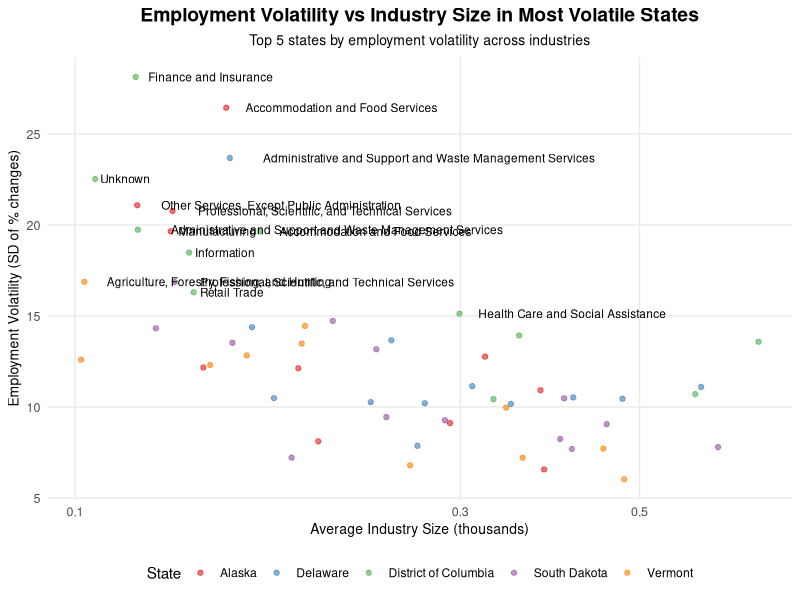
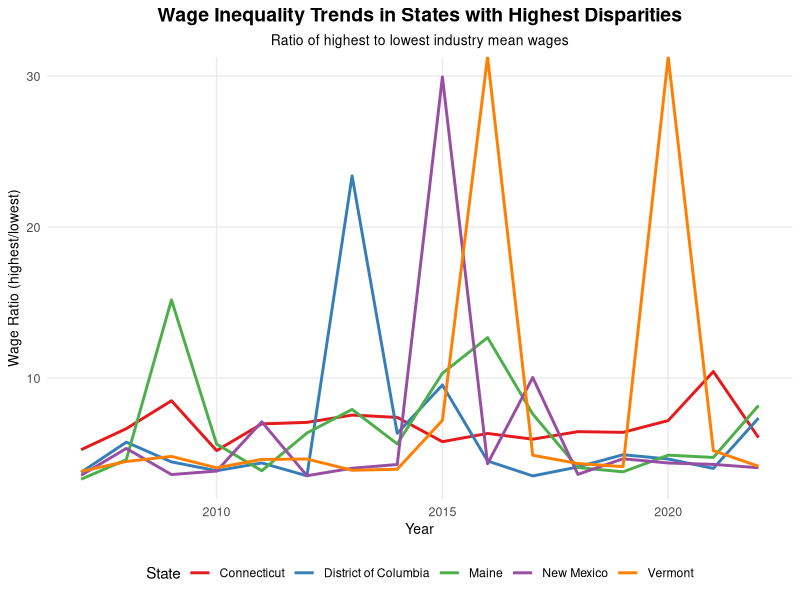
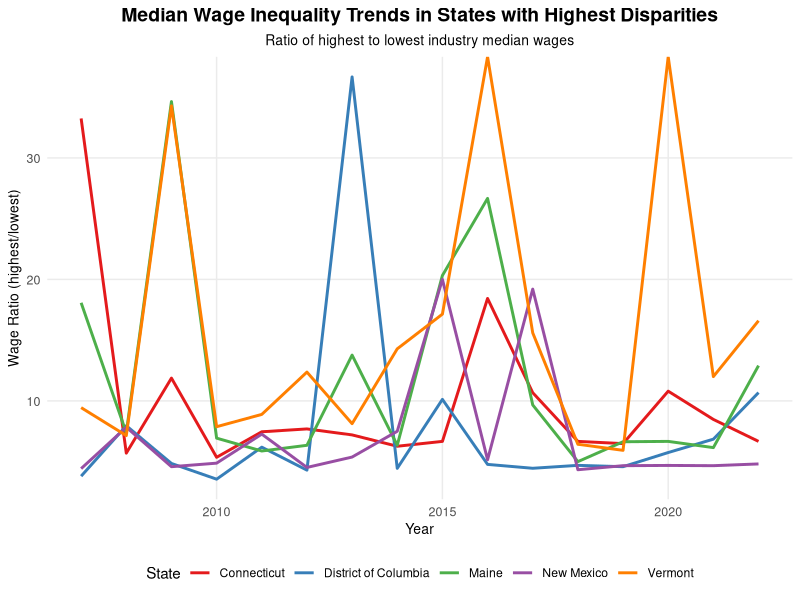
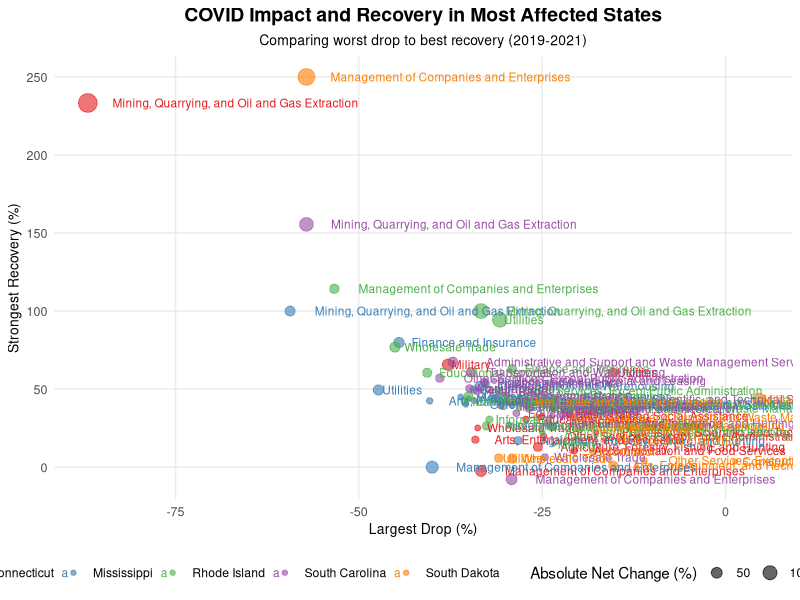
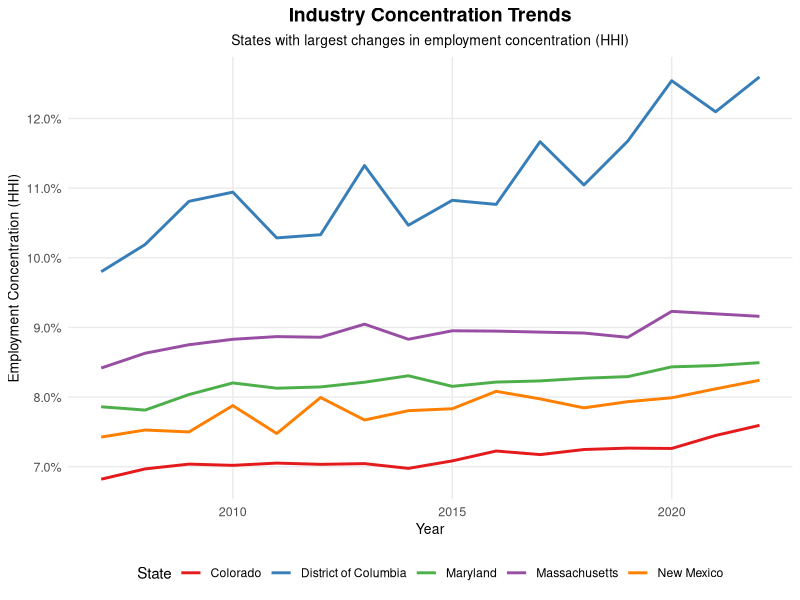
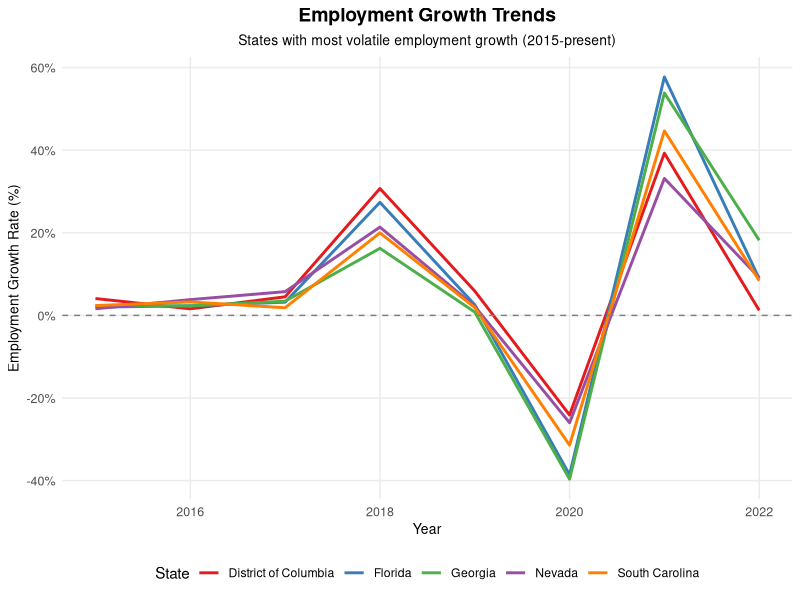
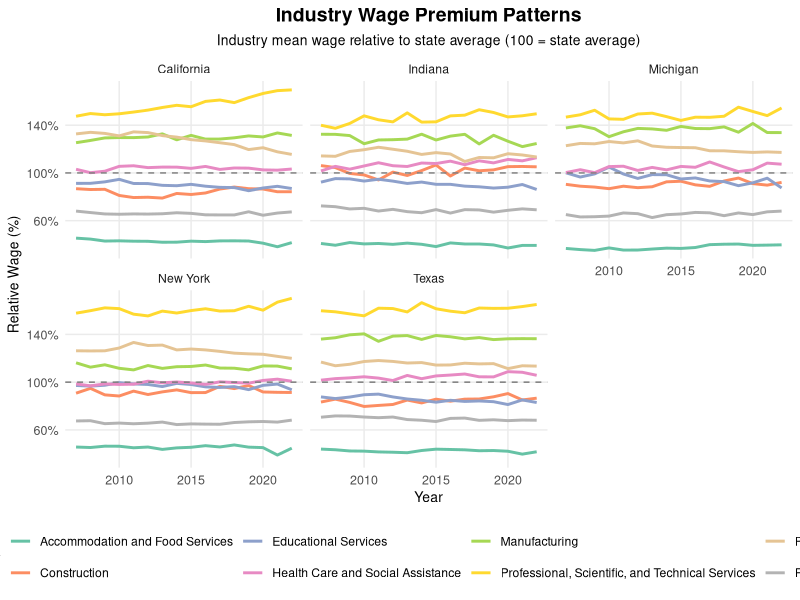
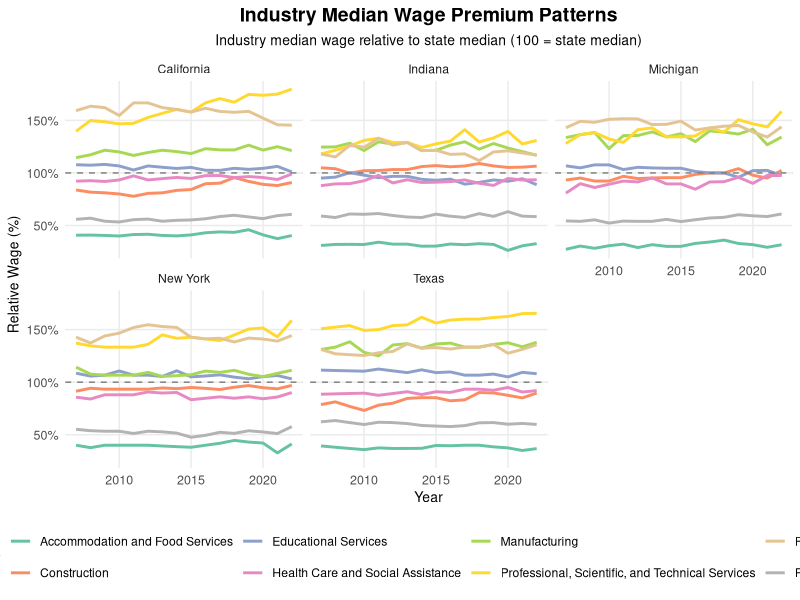

Reproduce these figures in R, in order.
# Load required libraries
library(dplyr)
library(ggplot2)
library(readr)
library(scales)
library(zoo)  # For rolling calculations

# Read the CSV files
industry_emp <- read_csv("output/all_states_industry_employment.csv", show_col_types = FALSE)
wages <- read_csv("output/all_states_wage_bill.csv", show_col_types = FALSE)
emp_changes <- read_csv("output/all_states_employment_changes.csv", show_col_types = FALSE)

# Create clean theme
clean_theme <- theme_minimal() +
  theme(
    plot.title = element_text(size = 14, face = "bold", hjust = 0.5),
    plot.subtitle = element_text(size = 10, hjust = 0.5),
    panel.grid.minor = element_blank(),
    panel.background = element_rect(fill = "white", color = NA),
    plot.background = element_rect(fill = "white", color = NA),
    legend.background = element_rect(fill = "white", color = NA),
    legend.position = "bottom",
    legend.box = "horizontal",
    axis.text = element_text(size = 9),
    axis.title = element_text(size = 10)
  )

# Helper functions to identify interesting states
get_most_volatile_states <- function(data, n = 5) {
  data %>%
    group_by(state_name) %>%
    arrange(YEAR) %>%
    mutate(
      rolling_vol = rollapply(pct_change, 
                            width = 4, 
                            FUN = function(x) sd(x, na.rm = TRUE),
                            fill = NA, align = "right")
    ) %>%
    summarise(
      volatility = mean(rolling_vol, na.rm = TRUE),
      n_obs = n()
    ) %>%
    filter(n_obs >= 20) %>%
    arrange(desc(volatility)) %>%
    head(n) %>%
    pull(state_name)
}

get_highest_wage_inequality_states <- function(data, n = 5) {
  data %>%
    group_by(YEAR, state_name) %>%
    summarise(
      wage_ratio = max(mean_wage, na.rm = TRUE) / min(mean_wage, na.rm = TRUE),
      n_industries = n(),
      .groups = 'drop'
    ) %>%
    filter(n_industries >= 5) %>%  # Ensure enough industries
    group_by(state_name) %>%
    summarise(avg_ratio = mean(wage_ratio)) %>%
    arrange(desc(avg_ratio)) %>%
    head(n) %>%
    pull(state_name)
}

get_largest_covid_impact_states <- function(data, n = 5) {
  data %>%
    filter(YEAR == 2020) %>%
    group_by(state_name) %>%
    summarise(
      max_drop = min(pct_change, na.rm = TRUE),
      n_industries = n()
    ) %>%
    filter(n_industries >= 5) %>%  # Ensure enough industries
    arrange(max_drop) %>%
    head(n) %>%
    pull(state_name)
}

# Get interesting states for different visualizations
volatile_states <- get_most_volatile_states(emp_changes)
inequality_states <- get_highest_wage_inequality_states(wages)
covid_impact_states <- get_largest_covid_impact_states(emp_changes)

# Create PDF
pdf("output/graphs.pdf", width = 11, height = 8.5)

# 1. Employment Volatility Analysis
cat("Creating employment volatility plot...\n")

# Debug prints
print("Volatile states:")
print(volatile_states)

print("Sample of emp_changes data:")
print(head(emp_changes))

filtered_data <- emp_changes %>%
  filter(state_name %in% volatile_states) %>%
  group_by(state_name, industry_name) %>%
  filter(n() >= 10) %>%
  summarise(
    volatility = sd(pct_change, na.rm = TRUE),
    mean_size = mean(workers, na.rm = TRUE),
    n_obs = n(),
    .groups = 'drop'
  ) %>%
  filter(
    mean_size > 100,  # Lowered from 1000 to 100
    volatility > 0,
    !is.na(volatility)
  )

print("Final data for plotting:")
print(head(filtered_data))

ggplot(filtered_data, aes(x = mean_size/1000, y = volatility)) +
  geom_point(aes(color = state_name), alpha = 0.6) +
  geom_text(aes(label = ifelse(volatility > 15, industry_name, "")), 
            size = 3, hjust = -0.1) +
  scale_x_log10(labels = comma) +
  scale_color_brewer(palette = "Set1") +
  clean_theme +
  labs(title = "Employment Volatility vs Industry Size in Most Volatile States",
       subtitle = "Top 5 states by employment volatility across industries",
       y = "Employment Volatility (SD of % changes)",
       x = "Average Industry Size (thousands)",
       color = "State")

# 2. Wage Inequality Analysis
cat("Creating wage inequality plot...\n")
wages %>%
  filter(state_name %in% inequality_states) %>%
  group_by(YEAR, state_name) %>%
  summarise(
    wage_ratio = max(mean_wage) / min(mean_wage),
    n_industries = n(),
    .groups = 'drop'
  ) %>%
  filter(n_industries >= 5) %>%  # Ensure enough industries
  ggplot(aes(x = YEAR, y = wage_ratio, color = state_name)) +
  geom_line(linewidth = 1) +
  scale_y_continuous(labels = comma) +
  scale_color_brewer(palette = "Set1") +
  clean_theme +
  labs(title = "Wage Inequality Trends in States with Highest Disparities",
       subtitle = "Ratio of highest to lowest industry mean wages",
       y = "Wage Ratio (highest/lowest)",
       x = "Year",
       color = "State")

# Median Wage Inequality Analysis
wages %>%
  filter(state_name %in% inequality_states) %>%
  group_by(YEAR, state_name) %>%
  summarise(
    wage_ratio = max(median_wage) / min(median_wage),
    n_industries = n(),
    .groups = 'drop'
  ) %>%
  filter(n_industries >= 5) %>%  # Ensure enough industries
  ggplot(aes(x = YEAR, y = wage_ratio, color = state_name)) +
  geom_line(linewidth = 1) +
  scale_y_continuous(labels = comma) +
  scale_color_brewer(palette = "Set1") +
  clean_theme +
  labs(title = "Median Wage Inequality Trends in States with Highest Disparities",
       subtitle = "Ratio of highest to lowest industry median wages",
       y = "Wage Ratio (highest/lowest)",
       x = "Year",
       color = "State")

# 3. COVID Impact Analysis
cat("Creating COVID impact plot...\n")
emp_changes %>%
  filter(
    state_name %in% covid_impact_states,
    YEAR >= 2019, 
    YEAR <= 2021
  ) %>%
  group_by(state_name, industry_name) %>%
  summarise(
    covid_drop = min(pct_change),
    recovery = max(pct_change),
    net_change = sum(pct_change),
    n_obs = n(),
    .groups = 'drop'
  ) %>%
  filter(
    abs(net_change) > 5,
    n_obs >= 3  # Ensure data for all COVID period
  ) %>%
  ggplot(aes(x = covid_drop, y = recovery, color = state_name)) +
  geom_point(aes(size = abs(net_change)), alpha = 0.6) +
  geom_text(aes(label = industry_name), size = 3, hjust = -0.1) +
  scale_size_continuous(name = "Absolute Net Change (%)") +
  scale_color_brewer(palette = "Set1") +
  clean_theme +
  labs(title = "COVID Impact and Recovery in Most Affected States",
       subtitle = "Comparing worst drop to best recovery (2019-2021)",
       y = "Strongest Recovery (%)",
       x = "Largest Drop (%)",
       color = "State")

# 4. Industry Concentration Analysis
cat("Creating industry concentration plot...\n")
concentration_states <- wages %>%
  group_by(YEAR, state_name) %>%
  summarise(
    hhi = sum((total_workers / sum(total_workers))^2),
    n_industries = n(),
    .groups = 'drop'
  ) %>%
  filter(n_industries >= 5) %>%
  group_by(state_name) %>%
  summarise(
    hhi_change = last(hhi) - first(hhi)
  ) %>%
  arrange(desc(abs(hhi_change))) %>%
  head(5) %>%
  pull(state_name)

wages %>%
  filter(state_name %in% concentration_states) %>%
  group_by(YEAR, state_name) %>%
  summarise(
    hhi = sum((total_workers / sum(total_workers))^2),
    .groups = 'drop'
  ) %>%
  ggplot(aes(x = YEAR, y = hhi, color = state_name)) +
  geom_line(linewidth = 1) +
  scale_y_continuous(labels = scales::percent) +
  scale_color_brewer(palette = "Set1") +
  clean_theme +
  labs(title = "Industry Concentration Trends",
       subtitle = "States with largest changes in employment concentration (HHI)",
       y = "Employment Concentration (HHI)",
       x = "Year",
       color = "State")

# 5. Industry Growth Analysis
cat("Creating industry growth trends plot...\n")
growth_states <- emp_changes %>%
  filter(YEAR >= 2015) %>%
  group_by(state_name, YEAR) %>%
  summarise(
    total_growth = sum(pct_change * workers) / sum(workers),
    n_industries = n(),
    .groups = 'drop'
  ) %>%
  filter(n_industries >= 5) %>%
  group_by(state_name) %>%
  summarise(
    avg_growth = mean(total_growth, na.rm = TRUE)
  ) %>%
  arrange(desc(abs(avg_growth))) %>%
  head(5) %>%
  pull(state_name)

emp_changes %>%
  filter(
    state_name %in% growth_states,
    YEAR >= 2015
  ) %>%
  group_by(state_name, YEAR) %>%
  summarise(
    weighted_growth = sum(pct_change * workers) / sum(workers),
    .groups = 'drop'
  ) %>%
  ggplot(aes(x = YEAR, y = weighted_growth, color = state_name)) +
  geom_line(linewidth = 1) +
  geom_hline(yintercept = 0, linetype = "dashed", color = "gray50") +
  scale_y_continuous(labels = function(x) paste0(x, "%")) +
  scale_color_brewer(palette = "Set1") +
  clean_theme +
  labs(title = "Employment Growth Trends",
       subtitle = "States with most volatile employment growth (2015-present)",
       y = "Employment Growth Rate (%)",
       x = "Year",
       color = "State")

# 5. Wage Premium Analysis
cat("Creating wage premium plot...\n")
premium_states <- wages %>%
  group_by(state_name, YEAR) %>%
  mutate(
    state_avg_wage = mean(mean_wage, na.rm = TRUE),
    state_median_wage = median(median_wage, na.rm = TRUE),
    wage_premium_mean = mean_wage / state_avg_wage * 100,
    wage_premium_median = median_wage / state_median_wage * 100
  ) %>%
  group_by(state_name, industry_name) %>%
  summarise(
    premium_volatility = mean(c(
      sd(wage_premium_mean, na.rm = TRUE),
      sd(wage_premium_median, na.rm = TRUE)
    )),
    avg_workers = mean(total_workers, na.rm = TRUE),
    .groups = 'drop'
  ) %>%
  filter(avg_workers > 5000) %>%
  group_by(state_name) %>%
  summarise(
    avg_volatility = mean(premium_volatility, na.rm = TRUE)
  ) %>%
  arrange(desc(avg_volatility)) %>%
  head(5) %>%
  pull(state_name)

wages %>%
  filter(
    state_name %in% premium_states,
    industry_name %in% (wages %>%
                       filter(YEAR == max(YEAR)) %>%
                       group_by(industry_name) %>%
                       summarise(total = sum(total_workers)) %>%
                       arrange(desc(total)) %>%
                       head(8) %>%
                       pull(industry_name))
  ) %>%
  group_by(state_name, YEAR) %>%
  mutate(
    state_avg_wage = mean(mean_wage, na.rm = TRUE),
    state_median_wage = median(median_wage, na.rm = TRUE),
    wage_premium_mean = mean_wage / state_avg_wage * 100,
    wage_premium_median = median_wage / state_median_wage * 100
  ) %>%
  ggplot(aes(x = YEAR, y = wage_premium_mean, color = industry_name)) +
  geom_line(linewidth = 1) +
  geom_hline(yintercept = 100, linetype = "dashed", color = "gray50") +
  facet_wrap(~state_name) +
  scale_y_continuous(labels = function(x) paste0(x, "%")) +
  scale_color_brewer(palette = "Set2") +
  clean_theme +
  labs(title = "Industry Wage Premium Patterns",
       subtitle = "Industry mean wage relative to state average (100 = state average)",
       y = "Relative Wage (%)",
       x = "Year",
       color = "Industry")

# Median Wage Premium Analysis
wages %>%
  filter(
    state_name %in% premium_states,
    industry_name %in% (wages %>%
                       filter(YEAR == max(YEAR)) %>%
                       group_by(industry_name) %>%
                       summarise(total = sum(total_workers)) %>%
                       arrange(desc(total)) %>%
                       head(8) %>%
                       pull(industry_name))
  ) %>%
  group_by(state_name, YEAR) %>%
  mutate(
    state_median_wage = median(median_wage, na.rm = TRUE),
    wage_premium = median_wage / state_median_wage * 100
  ) %>%
  ggplot(aes(x = YEAR, y = wage_premium, color = industry_name)) +
  geom_line(linewidth = 1) +
  geom_hline(yintercept = 100, linetype = "dashed", color = "gray50") +
  facet_wrap(~state_name) +
  scale_y_continuous(labels = function(x) paste0(x, "%")) +
  scale_color_brewer(palette = "Set2") +
  clean_theme +
  labs(title = "Industry Median Wage Premium Patterns",
       subtitle = "Industry median wage relative to state median (100 = state median)",
       y = "Relative Wage (%)",
       x = "Year",
       color = "Industry")

dev.off()

cat("\nDone! Check output/graphs.pdf for the visualizations.\n")